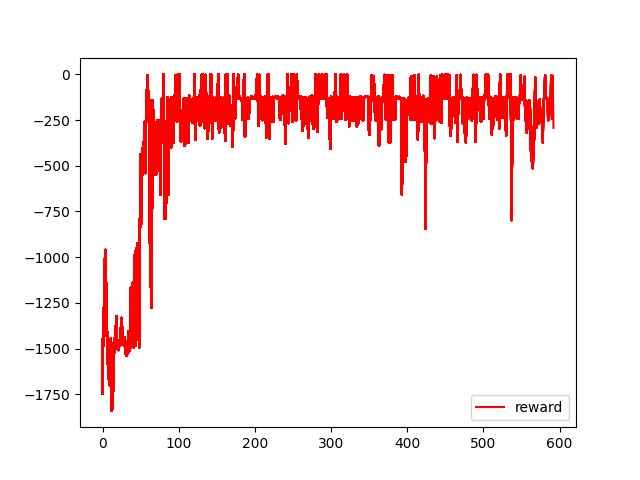

Recreate this plot in Python.
import random
from collections import deque
import numpy as np
import matplotlib.pyplot as plt

import torch
from torch import nn, cat
from torch.utils.data import DataLoader
from torchvision import datasets
from torchvision.transforms import ToTensor

from replaybuffer import ReplayBuffer
from save_torch_model import saveasONNX

from time import time, localtime, strftime
from reporter import *
import os



## 액터 신경망
class Actor(nn.Module):

    def __init__(self, state_dim, action_dim, action_bound):   # (3, 1, 2)
        super(Actor, self).__init__()

        self.action_bound = action_bound

        self.h1 = nn.Linear(state_dim, 64)
        self.h1a = nn.ReLU()
        self.h2 = nn.Linear(64,32)
        self.h2a = nn.ReLU()
        self.h3 = nn.Linear(32,16)
        self.h3a = nn.ReLU()
        self.action = nn.Linear(16, action_dim)
        self.actiona = nn.Tanh()

    def forward(self, state):
        x = self.h1(state)
        x = self.h1a(x)
        x = self.h2(x)
        x = self.h2a(x)
        x = self.h3(x)
        x = self.h3a(x)
        a = self.action(x)
        a = self.actiona(a)


        a = torch.mul(a, self.action_bound)

        return a
    


## 크리틱 신경망
class Critic(nn.Module):

    def __init__(self, state_dim, action_dim):
        super(Critic, self).__init__()

        self.x1 = nn.Linear(state_dim, 32)
        self.x1a = nn.ReLU()
        
        self.a1 = nn.Linear(action_dim, 32)
        self.a1a = nn.ReLU()
        
        self.h2 = nn.Linear(64,32)
        self.h2a = nn.ReLU()
        self.h3 = nn.Linear(32,16)
        self.h3a = nn.ReLU()
        self.q = nn.Linear(16,1)


    def forward(self, state_action):
        state = state_action[0]
        action = state_action[1]
        x = self.x1(state)
        x = self.x1a(x)
        a = self.a1(action)
        a = self.a1a(a)

        h = torch.cat([x,a], dim=-1)

        x = self.h2(h)
        x = self.h2a(x)
        x = self.h3(x)
        x = self.h3a(x)
        q = self.q(x)
        return q
    

    ## DDPG 에이전트
class DDPGagent(object):

    def __init__(self, env):

        self.device = "cuda" if torch.cuda.is_available() else "cpu"


        self.GAMMA = 0.95
        self.BATCH_SIZE = 32
        self.BUFFER_SIZE = 20000
        self.ACTOR_LEARNING_RATE = 0.0001
        self.CRITIC_LEARNING_RATE = 0.001
        self.TAU = 0.001

        self.env = env

        self.state_dim = env.observation_space.shape[0]


        self.action_dim = env.action_space.shape[0]


        self.action_bound = env.action_space.high[0]
        print("self.action_bound : ", self.action_bound)  # self.action_bound :  2.0


        self.actor = Actor(self.state_dim, self.action_dim, self.action_bound).to(self.device)  # (3, 1, 2)
        self.target_actor = Actor(self.state_dim, self.action_dim, self.action_bound).to(self.device) # (3, 1. 2)
        self.critic = Critic(self.state_dim, self.action_dim).to(self.device)
        self.target_critic = Critic(self.state_dim, self.action_dim).to(self.device)

        self.Actor_optimizer =  torch.optim.Adam(self.actor.parameters(), lr=self.ACTOR_LEARNING_RATE)
        self.Critic_optimizer = torch.optim.Adam(self.critic.parameters(), lr=self.CRITIC_LEARNING_RATE)

        self.buffer = ReplayBuffer(self.BUFFER_SIZE)

        self.save_epi_reward = [-1e4]
        self.all_epi_reward = []



    ## 신경망의 파라미터값을 타깃 신경망으로 복사
    def update_target_network(self, TAU):
        theta_paramter = self.actor.state_dict()
        theta_idx = theta_paramter.keys()
        theta = list(theta_paramter.values())

        target_theta = self.target_actor.state_dict()
        target_theta = list(target_theta.values())

        for i in range(len(theta)):
            target_theta[i] = TAU * theta[i] + (1 - TAU) * target_theta[i]
        target_theta = dict(zip(theta_idx, target_theta))
        self.target_actor.load_state_dict(target_theta)


        phi_parameter = self.critic.state_dict()
        phi_idx = phi_parameter.keys()
        phi = list(phi_parameter.values())
        target_phi = self.target_critic.state_dict()
        target_phi = list(target_phi.values())

        for i in range(len(phi)):
            target_phi[i] = TAU * phi[i] + (1 - TAU) * target_phi[i]
        target_phi = dict(zip(phi_idx, target_phi))
        self.target_critic.load_state_dict(target_phi)

    ## 크리틱 신경망 학습
    def critic_learn(self, states, actions, td_targets):
        self.critic.train()
        q = self.critic([states, actions])

        loss = torch.mean((q-td_targets)**2)
        self.Critic_optimizer.zero_grad()
        loss.backward()
        self.Critic_optimizer.step()


    ## 액터 신경망 학습
    def actor_learn(self, states):
        self.actor.train()

        actions = self.actor(states)

        critic_q = self.critic([states, actions])
        loss = -torch.mean(critic_q)

        self.Actor_optimizer.zero_grad()
        loss.backward()
        self.Actor_optimizer.step()

    ## Ornstein Uhlenbeck 노이즈
    def ou_noise(self, x, rho=0.15, mu=0, dt=1e-1, sigma=0.2, dim=1):
        return x + rho*(mu - x)*dt + sigma*np.sqrt(dt)*np.random.normal(size=dim)

    ## TD 타깃 계산
    def td_target(self, rewards, q_values, dones):
        y_k = np.asarray(q_values)
        for i in range(q_values.shape[0]): # number of batch
            if dones[i]:
                y_k[i] = rewards[i]
            else:
                y_k[i] = rewards[i] + self.GAMMA * q_values[i]
        return y_k


    ## 에이전트 학습
    def train(self, max_episode_num):

        cur_time = strftime("%m%d_%I%M%p", localtime(time()))
        log_name = cur_time + ".log"
        reporter = reporter_loader("info", log_name)
        onnx_path = "./savemodel/"  + cur_time + "/"
        
        # try:
        os.makedirs(onnx_path)
        # except:
        #     os.rmdir(onnx_path)
        #     os.mkdir(onnx_path)



        # 타깃 신경망 초기화
        self.update_target_network(1.0)

        # 에피소드마다 다음을 반복
        for ep in range(int(max_episode_num)):


            # OU 노이즈 초기화
            pre_noise = np.zeros(self.action_dim)
            # 에피소드 초기화
            timestep, episode_reward, done = 0, 0, False
            # 환경 초기화 및 초기 상태 관측
            state, info = self.env.reset()
            count = 0
            while not done:


                action = self.actor(torch.as_tensor(state, device=self.device))  # action = self.actor(torch.as_tensor(state, device=self.device).type(torch.float32))

                action = action.detach().cpu().numpy()
                noise = self.ou_noise(pre_noise, dim=self.action_dim)
                action = np.clip(action + noise, -self.action_bound, self.action_bound)
                next_state, reward, done, truncated, _ = self.env.step(action)


                if done or truncated:
                    print(done, truncated)
                    break

                #print("reward : ", reward)
                train_reward = (reward + 8) / 8
                self.buffer.add_buffer(state, action, train_reward, next_state, done)

                if self.buffer.buffer_count() > 1000:

                    states, actions, rewards, next_states, dones = self.buffer.sample_batch(self.BATCH_SIZE)

                    #print("buffer rewards : ", rewards)

                    target_qs = self.target_critic([torch.as_tensor(next_states, device = self.device).type(torch.float32),
                                                    self.target_actor(
                                                        torch.as_tensor(next_states, device = self.device).type(torch.float32))])
                    
                    y_i = self.td_target(rewards, target_qs.detach().cpu().numpy(), dones)
                    

                    
                    self.critic_learn(torch.as_tensor(states, device = self.device).type(torch.float32),
                                        torch.as_tensor(actions, device = self.device).type(torch.float32),
                                        torch.as_tensor(y_i, device = self.device).type(torch.float32))
                    
                    self.actor_learn(torch.as_tensor(states, device = self.device).type(torch.float32))
                    self.update_target_network(self.TAU)

                # 다음 스텝 준비
                pre_noise = noise
                state = next_state
                episode_reward += reward
                timestep += 1
                count += 1

            print('Episode: ', ep+1, 'Time: ', timestep, 'Reward: ', episode_reward)

            if episode_reward > self.save_epi_reward[-1]:           # -1로 하면 자기 자신과 비교하게 됨.
                
                saveasONNX(self.actor, self.critic, self.device, reporter, ep+1, onnx_path, episode_reward)
                print(" [ Save improved model ] ")
                self.save_epi_reward.append(episode_reward)
            
            self.all_epi_reward.append(episode_reward)
            #print("self.save_epi_reward : ", self.save_epi_reward)
            #print("self.save_epi_reward[-1] : ", self.save_epi_reward[-1])
            print("episode_reward : ", episode_reward)

            if (ep+1) % 1 == 0:
            # agent.Actor_model.save_weights('DDPG', save_format='tf')
                plt.plot(self.all_epi_reward, "r",label = "reward")

                if ep == 0:
                    plt.legend()
                # plt.show(block = False)
                plt.savefig('./DDPG.png')


        np.savetxt('./save_weights/pendulum_epi_reward.txt', self.save_epi_reward)
        #print(self.save_epi_reward)

    def plot_result(self):
        print("self.save_epi_reward : ", self.all_epi_reward)
        plt.plot(self.all_epi_reward[0:])
        plt.show()

